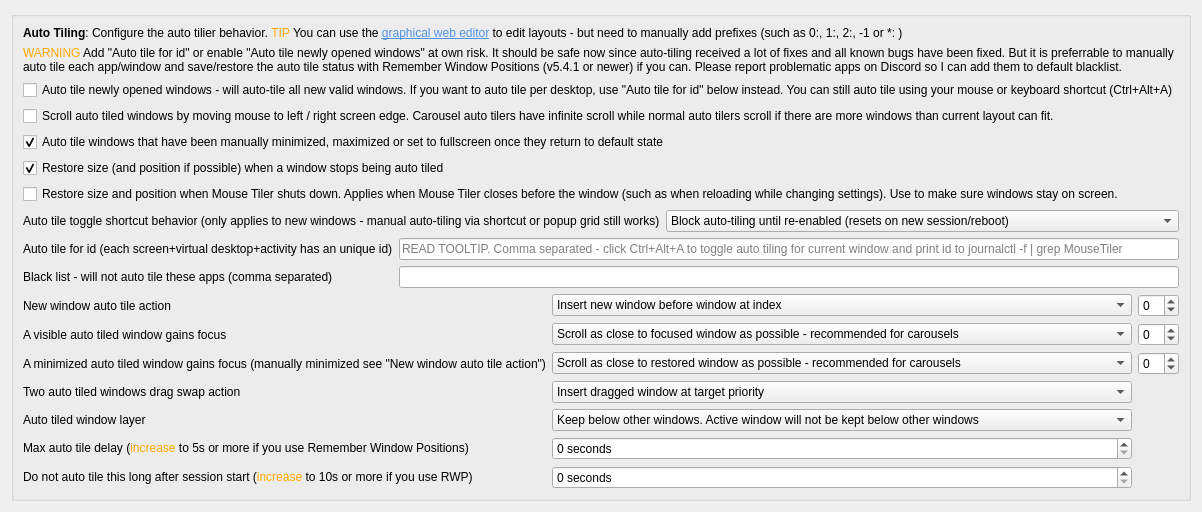
     <widget class="QWidget" name="tab_autoTile">
      <attribute name="icon">
       <iconset theme="process-working"/>
      </attribute>
      <attribute name="title">
       <string>Auto Tiling</string>
      </attribute>
      <layout class="QVBoxLayout" name="verticalLayout_25">
       <item>
        <widget class="QGroupBox" name="groupBox_16">
         <property name="title">
          <string/>
         </property>
         <layout class="QVBoxLayout" name="verticalLayout_27">
          <item>
           <widget class="QLabel" name="label_74">
            <property name="text">
             <string>&lt;html&gt;&lt;head/&gt;&lt;body&gt;&lt;p&gt;&lt;span style=&quot; font-weight:700;&quot;&gt;Auto Tiling&lt;/span&gt;: Configure the auto tilier behavior. &lt;span style=&quot; color:#ffaa00;&quot;&gt;TIP&lt;/span&gt; You can use the &lt;a href=&quot;https://rxweb.epizy.com/mousetiler/editor.html&quot;&gt;&lt;span style=&quot; text-decoration: underline; color:#5294e2;&quot;&gt;graphical web editor&lt;/span&gt;&lt;/a&gt; to edit layouts - but need to manually add prefixes (such as 0:, 1:, 2:, -1 or *: )&lt;/p&gt;&lt;/body&gt;&lt;/html&gt;</string>
            </property>
            <property name="openExternalLinks">
             <bool>true</bool>
            </property>
           </widget>
          </item>
          <item>
           <widget class="QLabel" name="label_91">
            <property name="text">
             <string>&lt;html&gt;&lt;head/&gt;&lt;body&gt;&lt;p&gt;&lt;span style=&quot; color:#ffaa00;&quot;&gt;WARNING&lt;/span&gt; Add &amp;quot;Auto tile for id&amp;quot; or enable &amp;quot;Auto tile newly opened windows&amp;quot; at own risk. It should be safe now since auto-tiling received a lot of fixes and all known bugs have been fixed. But it is preferrable to manually auto tile each app/window and save/restore the auto tile status with Remember Window Positions (v5.4.1 or newer) if you can. Please report problematic apps on Discord so I can add them to default blacklist.&lt;/p&gt;&lt;/body&gt;&lt;/html&gt;</string>
            </property>
            <property name="wordWrap">
             <bool>true</bool>
            </property>
           </widget>
          </item>
          <item>
           <widget class="QCheckBox" name="kcfg_autoTileNewWindows">
            <property name="text">
             <string>Auto tile newly opened windows - will auto-tile all new valid windows. If you want to auto tile per desktop, use &quot;Auto tile for id&quot; below instead. You can still auto tile using your mouse or keyboard shortcut (Ctrl+Alt+A)</string>
            </property>
           </widget>
          </item>
          <item>
           <widget class="QCheckBox" name="kcfg_autoTilerEdgeScroll">
            <property name="text">
             <string>Scroll auto tiled windows by moving mouse to left / right screen edge. Carousel auto tilers have infinite scroll while normal auto tilers scroll if there are more windows than current layout can fit.</string>
            </property>
           </widget>
          </item>
          <item>
           <widget class="QCheckBox" name="kcfg_autoTileMinimizedMaximized">
            <property name="text">
             <string>Auto tile windows that have been manually minimized, maximized or set to fullscreen once they return to default state</string>
            </property>
            <property name="checked">
             <bool>true</bool>
            </property>
           </widget>
          </item>
          <item>
           <widget class="QCheckBox" name="kcfg_autoTileRestoreSize">
            <property name="text">
             <string>Restore size (and position if possible) when a window stops being auto tiled</string>
            </property>
            <property name="checked">
             <bool>true</bool>
            </property>
           </widget>
          </item>
          <item>
           <widget class="QCheckBox" name="kcfg_autoTileRestoreSizeAndPosition">
            <property name="text">
             <string>Restore size and position when Mouse Tiler shuts down. Applies when Mouse Tiler closes before the window (such as when reloading while changing settings). Use to make sure windows stay on screen.</string>
            </property>
           </widget>
          </item>
          <item>
           <layout class="QFormLayout" name="formLayout_11">
            <item row="0" column="0">
             <widget class="QLabel" name="label_110">
              <property name="text">
               <string>Auto tile toggle shortcut behavior (only applies to new windows - manual auto-tiling via shortcut or popup grid still works)</string>
              </property>
             </widget>
            </item>
            <item row="0" column="1">
             <widget class="QComboBox" name="kcfg_autoTileToggleBehavior">
              <property name="sizePolicy">
               <sizepolicy hsizetype="Expanding" vsizetype="Fixed">
                <horstretch>0</horstretch>
                <verstretch>0</verstretch>
               </sizepolicy>
              </property>
              <item>
               <property name="text">
                <string>Block auto-tiling until re-enabled (resets on new session/reboot)</string>
               </property>
              </item>
              <item>
               <property name="text">
                <string>Block auto-tiling until re-enabled (will not reset until manually toggled)</string>
               </property>
              </item>
              <item>
               <property name="text">
                <string>Block auto-tiling of next window</string>
               </property>
              </item>
              <item>
               <property name="text">
                <string>Toggle through all modes (mode remembered cross-session)</string>
               </property>
              </item>
             </widget>
            </item>
           </layout>
          </item>
          <item>
           <layout class="QFormLayout" name="formLayout_9">
            <item row="1" column="1">
             <widget class="QLineEdit" name="kcfg_autoTileBlacklist"/>
            </item>
            <item row="1" column="0">
             <widget class="QLabel" name="label_90">
              <property name="text">
               <string>Black list - will not auto tile these apps (comma separated)</string>
              </property>
             </widget>
            </item>
            <item row="0" column="0">
             <widget class="QLabel" name="label_103">
              <property name="text">
               <string>Auto tile for id (each screen+virtual desktop+activity has an unique id)</string>
              </property>
             </widget>
            </item>
            <item row="0" column="1">
             <widget class="QLineEdit" name="kcfg_autoTileIds">
              <property name="toolTip">
               <string>&lt;html&gt;&lt;head/&gt;&lt;body&gt;&lt;p&gt;Will auto tile new windows on the desktop with specified id even if &amp;quot;Auto tile newly opened windows&amp;quot; is not enabled.&lt;/p&gt;&lt;p&gt;Click Ctrl+Alt+A to toggle auto tiling for current window and print id to logs. Check logs by running this command in a terminal/konsole:&lt;/p&gt;&lt;p&gt;journalctl -f | grep MouseTiler&lt;/p&gt;&lt;p&gt;Copy the ids here. Add multiple ids by separating them by a comma.&lt;/p&gt;&lt;p&gt;Each screen + virtual desktop + activity have their own unique id (screen name + desktop id + activity id smashed together into a long string).&lt;/p&gt;&lt;p&gt;&lt;span style=&quot; font-weight:700;&quot;&gt;Example &lt;/span&gt;(2 ids, one on screen HDMI-A-1 and one on DP-1):&lt;/p&gt;&lt;p&gt;HDMI-A-11a35dac2-5432-4011-c65f-e36d11c00345f436e08c-e9df-438e-3d74-401cb56dd6bb,DP-16c35dac2-7955-4053-a66b-e36d11c00345f436e08c-e9df-438e-3d74-401cb56dd6bb&lt;/p&gt;&lt;/body&gt;&lt;/html&gt;</string>
              </property>
              <property name="placeholderText">
               <string>READ TOOLTIP. Comma separated - click Ctrl+Alt+A to toggle auto tiling for current window and print id to journalctl -f | grep MouseTiler</string>
              </property>
             </widget>
            </item>
           </layout>
          </item>
          <item>
           <layout class="QGridLayout" name="gridLayout_4">
            <item row="0" column="0">
             <widget class="QLabel" name="label_76">
              <property name="text">
               <string>New window auto tile action</string>
              </property>
             </widget>
            </item>
            <item row="1" column="1">
             <widget class="QComboBox" name="kcfg_autoTileFocusAction">
              <property name="sizePolicy">
               <sizepolicy hsizetype="MinimumExpanding" vsizetype="Fixed">
                <horstretch>0</horstretch>
                <verstretch>0</verstretch>
               </sizepolicy>
              </property>
              <item>
               <property name="text">
                <string>Scroll as close to focused window as possible - recommended for carousels</string>
               </property>
              </item>
              <item>
               <property name="text">
                <string>Insert focused window at index</string>
               </property>
              </item>
              <item>
               <property name="text">
                <string>Insert focused window at index - ignore primary</string>
               </property>
              </item>
              <item>
               <property name="text">
                <string>Swap place with window at index</string>
               </property>
              </item>
              <item>
               <property name="text">
                <string>Swap place with window at index - ignore primary</string>
               </property>
              </item>
              <item>
               <property name="text">
                <string>Do nothing</string>
               </property>
              </item>
             </widget>
            </item>
            <item row="0" column="1">
             <widget class="QComboBox" name="kcfg_autoTileWindowAction">
              <property name="sizePolicy">
               <sizepolicy hsizetype="MinimumExpanding" vsizetype="Fixed">
                <horstretch>0</horstretch>
                <verstretch>0</verstretch>
               </sizepolicy>
              </property>
              <item>
               <property name="text">
                <string>Insert new window before window at index</string>
               </property>
              </item>
              <item>
               <property name="text">
                <string>Insert new window after window at index</string>
               </property>
              </item>
             </widget>
            </item>
            <item row="6" column="0">
             <widget class="QLabel" name="label_79">
              <property name="text">
               <string>&lt;html&gt;&lt;head/&gt;&lt;body&gt;&lt;p&gt;Do not auto tile this long after session start (&lt;span style=&quot; color:#ffaa00;&quot;&gt;increase&lt;/span&gt; to 10s or more if you use RWP)&lt;/p&gt;&lt;/body&gt;&lt;/html&gt;</string>
              </property>
             </widget>
            </item>
            <item row="1" column="0">
             <widget class="QLabel" name="label_78">
              <property name="text">
               <string>A visible auto tiled window gains focus</string>
              </property>
             </widget>
            </item>
            <item row="5" column="1">
             <widget class="QSpinBox" name="kcfg_maxAutoTileDelay">
              <property name="sizePolicy">
               <sizepolicy hsizetype="MinimumExpanding" vsizetype="Fixed">
                <horstretch>0</horstretch>
                <verstretch>0</verstretch>
               </sizepolicy>
              </property>
              <property name="suffix">
               <string> seconds</string>
              </property>
              <property name="maximum">
               <number>60</number>
              </property>
             </widget>
            </item>
            <item row="2" column="0">
             <widget class="QLabel" name="label_89">
              <property name="text">
               <string>A minimized auto tiled window gains focus (manually minimized see &quot;New window auto tile action&quot;)</string>
              </property>
             </widget>
            </item>
            <item row="0" column="2">
             <widget class="QSpinBox" name="kcfg_autoTileWindowIndex">
              <property name="minimum">
               <number>-1</number>
              </property>
              <property name="maximum">
               <number>16</number>
              </property>
             </widget>
            </item>
            <item row="5" column="0">
             <widget class="QLabel" name="label_75">
              <property name="text">
               <string>&lt;html&gt;&lt;head/&gt;&lt;body&gt;&lt;p&gt;Max auto tile delay (&lt;span style=&quot; color:#ffaa00;&quot;&gt;increase&lt;/span&gt; to 5s or more if you use Remember Window Positions)&lt;/p&gt;&lt;/body&gt;&lt;/html&gt;</string>
              </property>
             </widget>
            </item>
            <item row="3" column="0">
             <widget class="QLabel" name="label_77">
              <property name="text">
               <string>Two auto tiled windows drag swap action</string>
              </property>
             </widget>
            </item>
            <item row="3" column="1">
             <widget class="QComboBox" name="kcfg_autoTileDragSwapAction">
              <property name="sizePolicy">
               <sizepolicy hsizetype="MinimumExpanding" vsizetype="Fixed">
                <horstretch>0</horstretch>
                <verstretch>0</verstretch>
               </sizepolicy>
              </property>
              <property name="currentIndex">
               <number>0</number>
              </property>
              <item>
               <property name="text">
                <string>Insert dragged window at target priority</string>
               </property>
              </item>
              <item>
               <property name="text">
                <string>Swap places</string>
               </property>
              </item>
             </widget>
            </item>
            <item row="6" column="1">
             <widget class="QSpinBox" name="kcfg_maxAutoTileDelaySessionStart">
              <property name="sizePolicy">
               <sizepolicy hsizetype="MinimumExpanding" vsizetype="Fixed">
                <horstretch>0</horstretch>
                <verstretch>0</verstretch>
               </sizepolicy>
              </property>
              <property name="suffix">
               <string> seconds</string>
              </property>
              <property name="maximum">
               <number>60</number>
              </property>
             </widget>
            </item>
            <item row="2" column="1">
             <widget class="QComboBox" name="kcfg_autoTileMinimizedFocusAction">
              <property name="sizePolicy">
               <sizepolicy hsizetype="MinimumExpanding" vsizetype="Fixed">
                <horstretch>0</horstretch>
                <verstretch>0</verstretch>
               </sizepolicy>
              </property>
              <item>
               <property name="text">
                <string>Scroll as close to restored window as possible - recommended for carousels</string>
               </property>
              </item>
              <item>
               <property name="text">
                <string>Insert restored window before window at index</string>
               </property>
              </item>
              <item>
               <property name="text">
                <string>Swap place with window at index</string>
               </property>
              </item>
             </widget>
            </item>
            <item row="2" column="2">
             <widget class="QSpinBox" name="kcfg_autoTileMinimizedFocusIndex">
              <property name="minimum">
               <number>-1</number>
              </property>
              <property name="maximum">
               <number>16</number>
              </property>
             </widget>
            </item>
            <item row="1" column="2">
             <widget class="QSpinBox" name="kcfg_autoTileFocusIndex">
              <property name="minimum">
               <number>-1</number>
              </property>
              <property name="maximum">
               <number>16</number>
              </property>
             </widget>
            </item>
            <item row="4" column="0">
             <widget class="QLabel" name="label_98">
              <property name="text">
               <string>Auto tiled window layer</string>
              </property>
             </widget>
            </item>
            <item row="4" column="1">
             <widget class="QComboBox" name="kcfg_autoTileLayer">
              <item>
               <property name="text">
                <string>Keep below other windows. Active window will not be kept below other windows</string>
               </property>
              </item>
              <item>
               <property name="text">
                <string>Keep below other windows</string>
               </property>
              </item>
              <item>
               <property name="text">
                <string>Keep in normal layer (might put auto-tiled windows on top when scrolling)</string>
               </property>
              </item>
              <item>
               <property name="text">
                <string>Keep above other windows</string>
               </property>
              </item>
             </widget>
            </item>
           </layout>
          </item>
         </layout>
        </widget>
       </item>
       <item>
        <spacer name="verticalSpacer_7">
         <property name="orientation">
          <enum>Qt::Orientation::Vertical</enum>
         </property>
         <property name="sizeHint" stdset="0">
          <size>
           <width>0</width>
           <height>0</height>
          </size>
         </property>
        </spacer>
       </item>
      </layout>
     </widget>
